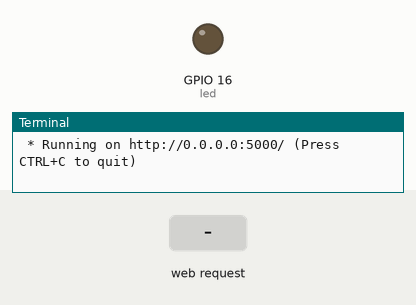
Simulated run of this program. Board: Raspberry Pi (BCM pin numbers). Shown: output pins drawn as LEDs (lit = HIGH), the last lines printed to the terminal. Dashed ring = blinking. Inputs (shaded band) come from the test bench. Threads take turns every 2 ms; the clock reads 2024-03-15 10:24:30 at power-on unless the program sets it.

Above: at 1.2 s.
1.3 s: HTTP request for /enable received
At 1.7 s:
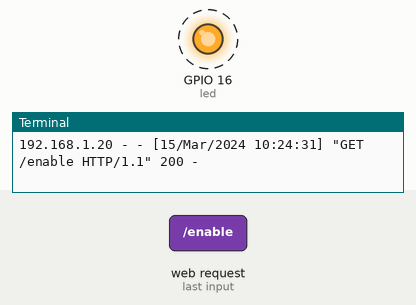
4.3 s: HTTP request for /disable received
At 5.2 s:
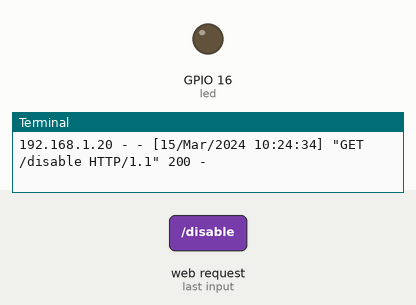
Timing chart, 0 to 7.3 s (numbered marks = the images above; inputs shaded):
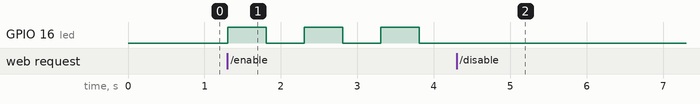

Measured:
- after the input at 1.3 s, GPIO 16 (led): alternates HIGH for 0.50 s and LOW for 0.50 s, starting at once
- after the input at 4.3 s, GPIO 16 (led): stops changing and stays LOW

The program:

app.py
```python
import time
from gpiozero import LED
from flask import Flask
from threading import Thread

app = Flask(__name__)

led = LED(16)
blink_interval = .5
shouldBlink = False

def run():
    while True:
        if shouldBlink:
            led.on()
            time.sleep(blink_interval)
            led.off()
            time.sleep(blink_interval)
        else:
            led.off()

thread = Thread(target = run, args = [])
thread.start()

@app.route("/enable")
def enable():
    global shouldBlink
    shouldBlink = True
    return "Led enabled"

@app.route("/disable")
def disable():
    global shouldBlink
    shouldBlink = False
    return "Led disabled"

if __name__ == "__main__":
    app.run(host='0.0.0.0', port=5000)
```
